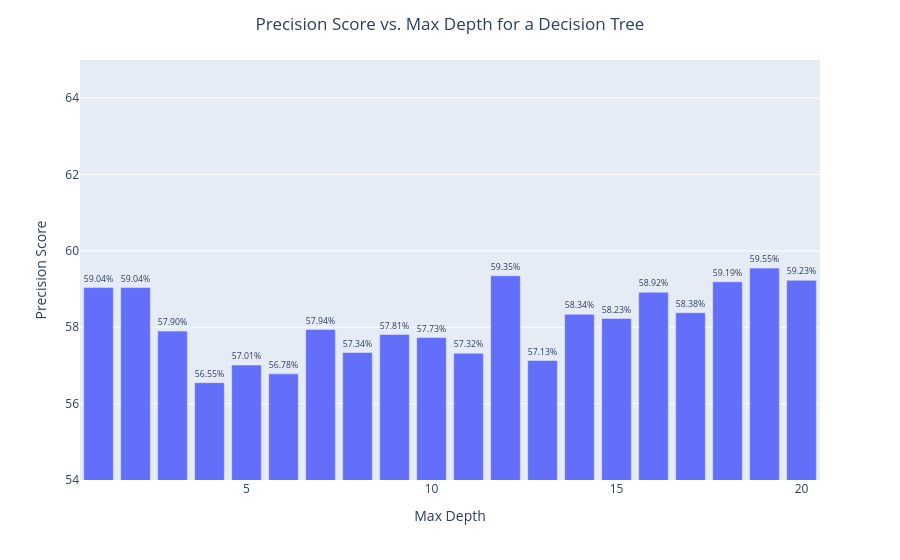

Write notebook code for a chart like this one.
### Code cell
# Convert the dictionary to a DataFrame
df = pd.DataFrame(list(precision_by_depth.items()), columns=['max_depth', 'precision_score'])
df.loc[:,'precision_score'] = df.precision_score*100.0 # need for % visualisation

# Create the bar chart using Plotly Express
fig = px.bar(df,
             x='max_depth',
             y='precision_score',
            #  title='Precision Score vs. Max Depth for a Decision Tree',
             labels={'max_depth': 'Max Depth', 'precision_score': 'Precision Score'},
             range_y=[54, 65],
             text='precision_score')

# Update the text format to display as percentages
fig.update_traces(texttemplate='%{text:.2f}%', textposition='outside')

# Center the title
fig.update_layout(title={'text': 'Precision Score vs. Max Depth for a Decision Tree', 'x': 0.5, 'xanchor': 'center'})


# Show the figure
fig.show()

### Figure 1 — Plotly figure (JSON) as saved in the notebook; plotly's stock layout.template omitted (floating-point values rounded to 4 significant figures)
{"data": [{"hovertemplate": "Max Depth=%{x}<br>Precision Score=%{text}<extra></extra>", "legendgroup": "", "marker": {"color": "#636efa", "pattern": {"shape": ""}}, "name": "", "orientation": "v", "showlegend": false, "text": [59.04, 59.04, 57.9, 56.55, 57.01, 56.78, 57.94, 57.34, 57.81, 57.73, 57.32, 59.35, 57.13, 58.34, 58.23, 58.92, 58.38, 59.19, 59.55, 59.23], "textposition": "outside", "texttemplate": "%{text:.2f}%", "type": "bar", "x": [1, 2, 3, 4, 5, 6, 7, 8, 9, 10, 11, 12, 13, 14, 15, 16, 17, 18, 19, 20], "xaxis": "x", "y": [59.04, 59.04, 57.9, 56.55, 57.01, 56.78, 57.94, 57.34, 57.81, 57.73, 57.32, 59.35, 57.13, 58.34, 58.23, 58.92, 58.38, 59.19, 59.55, 59.23], "yaxis": "y"}], "layout": {"barmode": "relative", "legend": {"tracegroupgap": 0}, "margin": {"t": 60}, "title": {"text": "Precision Score vs. Max Depth for a Decision Tree", "x": 0.5, "xanchor": "center"}, "xaxis": {"anchor": "y", "domain": [0, 1], "title": {"text": "Max Depth"}}, "yaxis": {"anchor": "x", "domain": [0, 1], "range": [54, 65], "title": {"text": "Precision Score"}}}}
